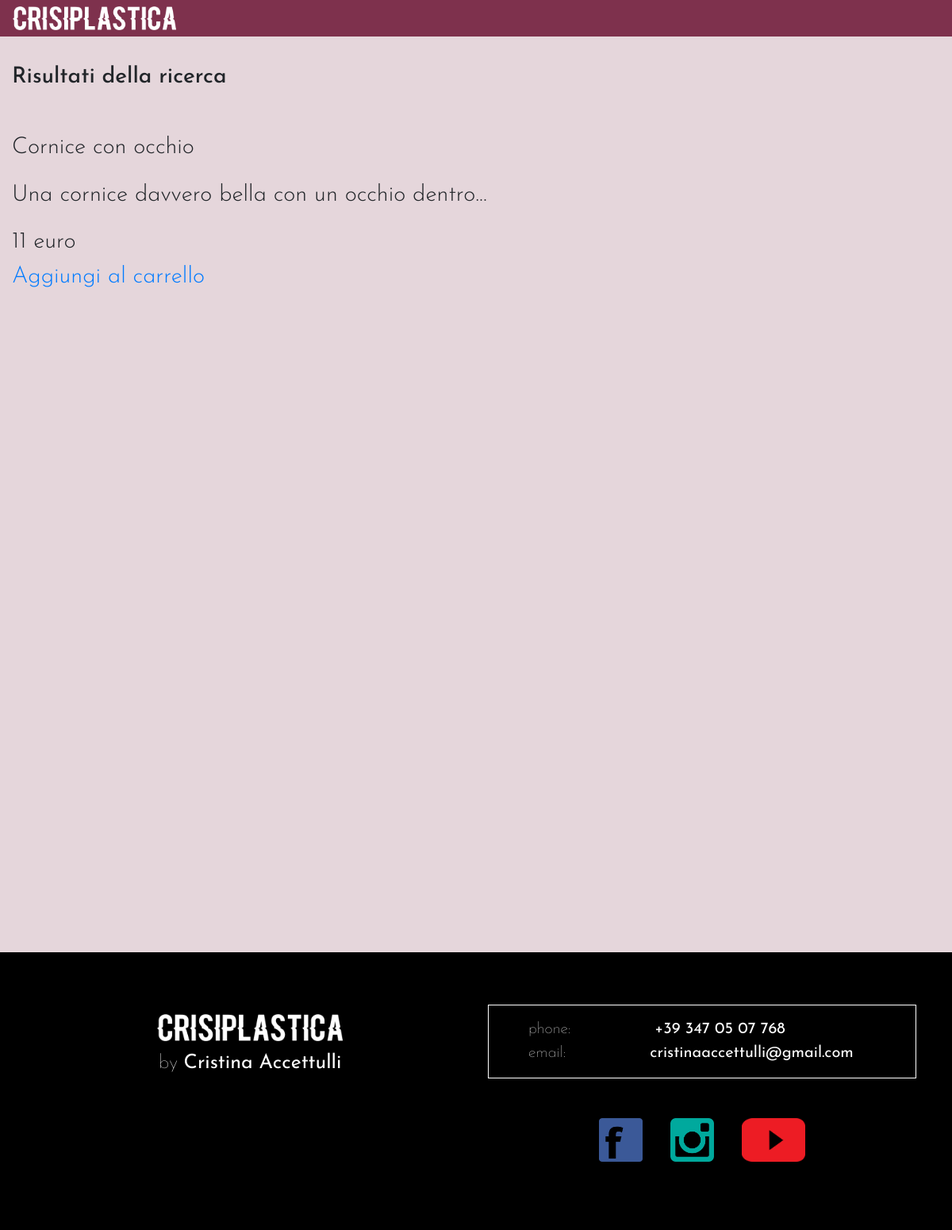
The app's page /ricerca.php?ricerca=Cornice con occhio with its own data.
### tables this page shows
CREATE TABLE `articoli_cp` (
  `id` int(11) NOT NULL,
  `categoria` varchar(45) DEFAULT NULL,
  `nome` varchar(45) DEFAULT NULL,
  `note_realizzazione` varchar(10000) DEFAULT NULL,
  `prezzo` varchar(45) DEFAULT NULL,
  `nome_file` varchar(45) NOT NULL,
  `vendita` varchar(20) NOT NULL
);

### ricerca.php (the view, shortened to what this page needs)
<!DOCTYPE html>
<html lang="it">
  <head>
    <link rel="stylesheet" href="css/bootstrap.css">
    <link rel="stylesheet" href="css/crisiplastica_s.css">
    <link rel="stylesheet" type="text/css" href="fancybox/jquery.fancybox.css">
</head>
  <body style="height:100%;">
    <nav class="navbar navbar-expand-lg fixed-top navbar-dark">
        <img src="Images/logoCrisiplastica.png" height="30" alt="logo-crisiplastica">
    </nav>
      <header id="contenitore" class="container-fluid">
            <div class="container" id="sottopancia">
                <div class="row">
                    <div class="col" id="testo_sottop" style="border:0px solid blue;">
  <?php
        $connessione = new mysqli("localhost","root","root","prova");
        $query_ricerca = "SELECT * FROM articoli_cp where nome like '%".$_REQUEST["ricerca"]."%' limit 9";
  ?>
      <div class="row">
        <div class="cl-lg-12">
                  <h3>Risultati della ricerca</h3>
            <?php
              if (!($risultato = $connessione->query($query_ricerca)))
                die("Query sui prodotti fallita!");
              $i=1;
              $n=0;
              while ($riga = $risultato->fetch_array()) {
                    $id=$riga["id"];
                    $nome = $riga["nome"];
                    $note_realizzazione=substr($riga["note_realizzazione"],0,100)."...";
                    $prezzo=$riga["prezzo"];
                    $nome_file=$riga["nome_file"];
                    if ($i==1) {
                      echo "<div>";
                    }
                    echo "<div>";
                    echo "<div>";
                    echo "<article data-src='".$nome_file."'>";
                    echo "<p>$nome";
                    echo "<p>$note_realizzazione";
                    echo "<p> $prezzo euro";
                    echo "<br><a href='aggiungicarrello.php?id=".$id."'>Aggiungi al carrello</a>";
                    echo "</p>";
                    echo "</article>";
                    echo "</div>";
                    if ($i==3) {
                      echo "</div>";
                      $i=1;
                    } else {
                      $i++;
                    }
                    $n++;
              }
              if ($n>0 && $i!=1) {
                echo "</div>";
              }
            ?>
          </div>
                        </div>
                    </div>
                    </div>
                </div>
      </header>
      <footer>
        <div class="container_fluid" id="footer">
            <div class="container">
                <div class="row">
                    <div class="col" id="footer_logo" style="border: 0px solid red">
                        <img id="footer_logo_img" src="Images/logoCrisiplastica.png" alt="logo-crisiplastica">
                        <p style="margin-top:8px; margin-left:0;">by <b>Cristina Accettulli</b></p>
                    </div>
                    <div class="col" id="footer_contatti">
                        <div id="footer_cornice_contatti">
                            <p id="footer_p">phone: <b class="b_left"> +39 347 05 07 768 </b> <br />
                            email: <b class="b_left"> cristinaaccettulli@gmail.com </b> </p>
                        </div>
                    </div>
                </div>
                <div class="row">
                    <div class="col" style="border: 0px solid green">
                    </div>
                    <div class="col" id="footer_social" style="border: 0px solid yellow">
                        <a href="https://www.facebook.com/Crisiplastica/"><img class="footer_social_img" src="Images/facebook.png" alt="link_facebook_page"></a>
                        <a href="https://www.instagram.com/crisiplastica/" style="margin-right:30px; margin-left:30px";><img src="Images/instagram.png" class="footer_social_img" alt="link_instagram_page"></a>
                        <a href="https://www.youtube.com/channel/UCwSWNPoReBodEkhLW95v3vA"><img src="Images/you_tube.png" class="footer_social_img" alt="link_youtube_page"></a>
                    </div>
                </div>
            </div>
        </div>
      </footer>
  </body>
</html>

### css/crisiplastica_s.css (style rules this page uses)
nav { background-color:#7E314D; font-family: 'Josefin Sans', sans-serif; font-size:22px; font-weight: 100; }
#contenitore { padding:0px; height:1200px; width:100; background-color:#E5D6DB; }
#sottopancia { padding: 75px 0; }
#testo_sottop { text-align: left; padding-top: 7px; padding-right: 25px; font-family: 'Josefin Sans', sans-serif; font-weight: 300; font-size:29px; }
#footer { height: 350px; background-color: #000000; color: #fff; font-family: 'Josefin Sans', sans-serif; padding-top: 55px; font-weight:100; }
#footer_logo { padding-top: 20px; text-align: center; font-size: 25px; }
#footer_logo_img { height:34px; }
#footer_p { margin-left: 50px; padding-top: 15px; padding-bottom: 0; }
.b_left { margin-left:100px; }
#footer_cornice_contatti { border: 1px solid #fff; }
#footer_contatti { padding-top: 11px; text-align: left; font-size: 20px; border: 0px solid red; }
#footer_social { text-align: center; margin-top:35px; }
.footer_social_img { height: 55px; }

### records on screen
articoli_cp: nome "Cornice con occhio", note_realizzazione "Una cornice davvero bella con un occhio dentro...", prezzo "11"
